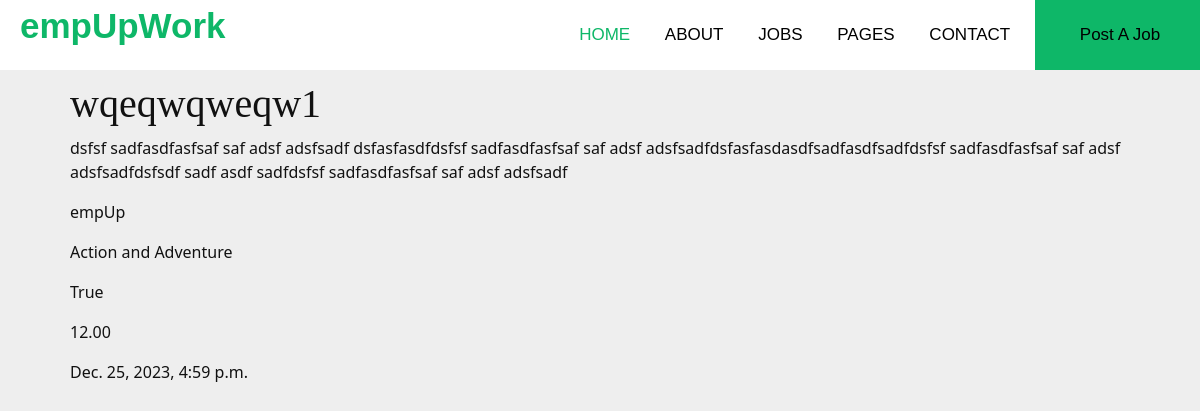
Page /books/book_details/7 (signed in) on the earlier database version.
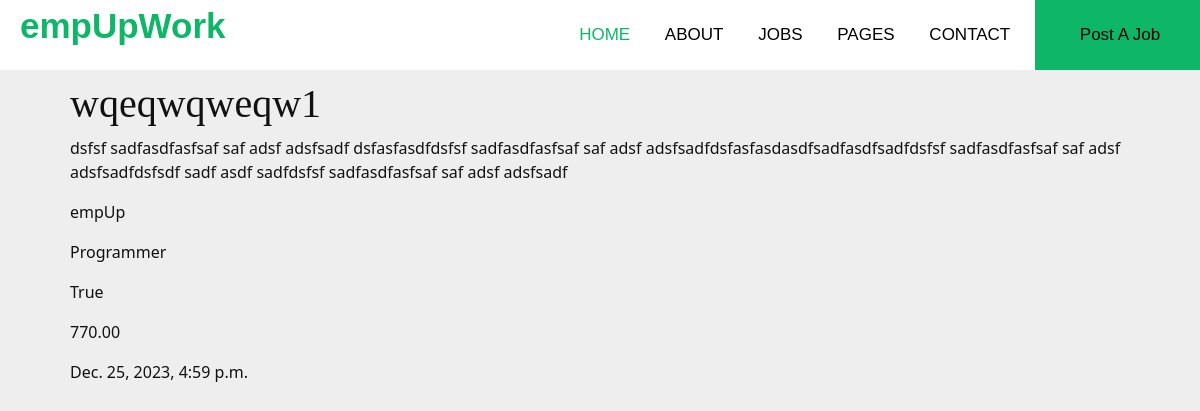
Same page on the later database version.
### books/models.py (models this page shows, shortened)
class Books(models.Model):
    title: str = models.CharField(max_length=100)
    description: str = models.TextField(max_length=500)
    author: User = models.ForeignKey(User, on_delete=models.SET_NULL,
                                     null=True, blank=True)
    genre: str = models.CharField(max_length=25)
    is_available: bool = models.BooleanField(default=True)
    price: float = models.DecimalField(max_digits=5, decimal_places=2)
    created: datetime = models.DateTimeField(auto_now_add=True)
    image = models.ImageField(
        default='books/book_default_img.png', upload_to="books")
    objects = models.Manager()  # default
    c_objects = BooksManager()  # custom manager

### books/views.py (the view)
# urls.py: path("book_details/<int:pk>", BookDetailsView.as_view(), name="book_details"),
class BookDetailsView(DetailView):
    modal = Books
    template_name = 'book_details.html'
    def get_queryset(self):
        return Books.objects.filter(id=self.kwargs['pk'])

### books/templates/book_details.html (shortened to what this page needs)
{% extends 'base.html' %}
{% load django_bootstrap5 %}
{% load static %}
{% block content %}
    <h1>{{ object.title }}</h1>
    <p>{{ object.description }}</p>
    <p>{{ object.author }}</p>
    <p>{{ object.genre }}</p>
    <p>{{ object.is_available }}</p>
    <p>{{ object.price }}</p>
    <p>{{ object.created }}</p>
{% endblock %}

Differences in the rows shown:
changed Books "wqeqwqweqw1": genre "Action and Adventure" → "Programmer"; price "12.00" → "770.00"
